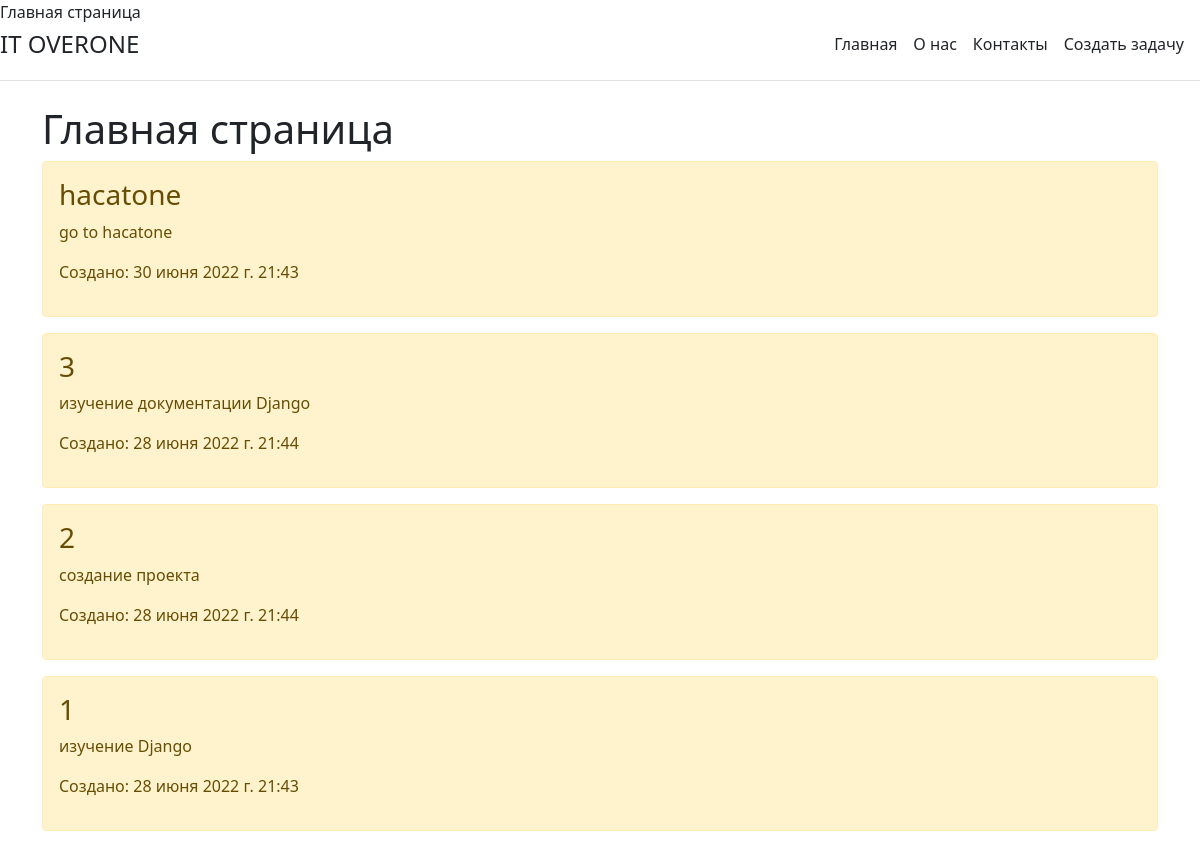
The page / on the database its author committed.
### main/models.py (models this page shows, shortened)
class Task(models.Model):
    title = models.CharField('Название', max_length=50)
    task = models.TextField('Описание')
    created_on = models.DateTimeField('Дата создания', auto_now_add=True)
    class Meta:
        verbose_name = "Задача"
        verbose_name_plural = "Задачи"

### main/views.py (the view)
# urls.py: path('', views.index, name='home'),
def index(request):
    tasks = Task.objects.order_by("-id")
    return render(request, 'main/index.html', {"title": "Главная страница", 'tasks': tasks, 'Created_on': "Создано"} )

### main/Templates/main/index.html (shortened to what this page needs)
{% extends 'main/base.html' %}
{% block content %}
    <h1>Главная страница</h1>
    {% if tasks %}
        {% for el in tasks %}
            <div class="alert alert-warning mt-2">
                <h3>{{el.title}}</h3>
                <p>{{el.task}}</p>
                <p>Создано: {{el.created_on}}</p>
            </div>
        {% endfor %}
    {% else %}
            <p>Нет записей</p>
    {% endif%}
{% endblock %}

### main/Templates/main/base.html (shortened to what this page needs)
<!DOCTYPE html>
<html lang="en">
<head>
    <link rel="stylesheet" href="https://cdn.jsdelivr.net/npm/bootstrap-icons@1.8.3/font/bootstrap-icons.css">
    <link rel="stylesheet" href="https://cdn.jsdelivr.net/npm/bootstrap@5.1.3/dist/css/bootstrap.min.css"
    <title>{% block title %}{% endblock %}</title>
</head>
<body>
    <div class="d-flex flex-column flex-md-row align-items-center pb-3 mb-4 border-bottom">
        <a href="/" class="d-flex align-items-center text-dark text-decoration-none">
          <span class="fs-4">IT OVERONE</span>
        </a>
        <nav class="d-inline-flex mt-2 mt-md-0 ms-md-auto">
            <a class="me-3 py-2 text-dark text-decoration-none" href="{% url 'home' %}">Главная</a>
            <a class="me-3 py-2 text-dark text-decoration-none" href="{% url 'about' %}">О нас</a>
            <a class="me-3 py-2 text-dark text-decoration-none" href="{% url 'contacts' %}">Контакты</a>
            <a class="me-3 py-2 text-dark text-decoration-none" href="{% url 'create' %}">Создать задачу</a>
        </nav>
    </div>
    <div class="container">
        {% block content %}{% endblock %}
    </div>
</body>
</html>

### rows shown on the page
Task: title "hacatone", task "go to hacatone", created_on "30 июня 2022 г. 21:43"
Task: title "3", task "изучение документации Django", created_on "28 июня 2022 г. 21:44"
Task: title "2", task "создание проекта", created_on "28 июня 2022 г. 21:44"
Task: title "1", task "изучение Django", created_on "28 июня 2022 г. 21:43"
